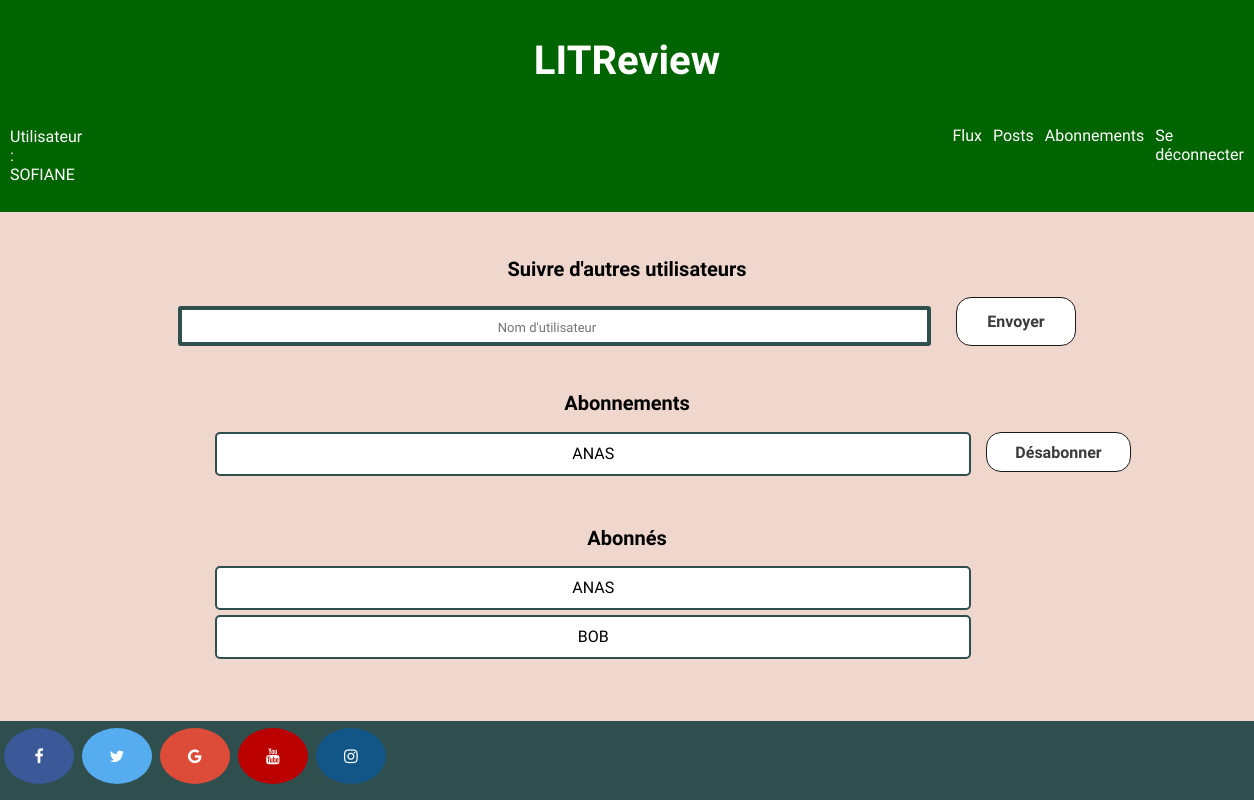
/subscriptions/ (signed in), run on an earlier commit of the app's database.
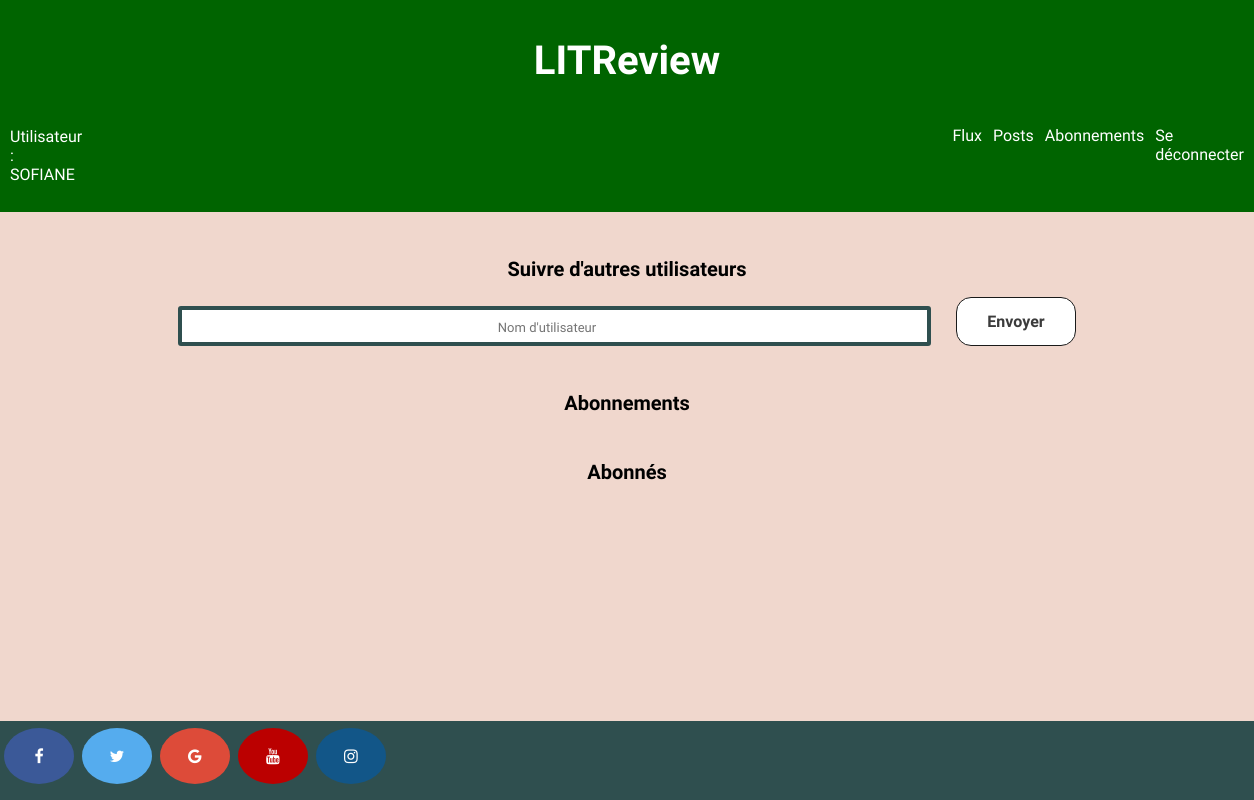
And on a later commit of the database.
### reviews/models.py (models this page shows, shortened)
class UserFollows(models.Model):
    user = models.ForeignKey(to=User, on_delete=models.CASCADE, related_name='following')
    followed_user = models.ForeignKey(to=User, on_delete=models.CASCADE, related_name='followed_by')
    class Meta:
        unique_together = ('user', 'followed_user', )
        verbose_name_plural = 'Users Follow'

### reviews/views.py (the view, shortened to what this page needs)
# urls.py: path('subscriptions/', reviews.views.user_follows, name='subscriptions'),
@login_required
def user_follows(request):
    form = FollowForm()
    user = request.user
    followers = user.followed_by.all()
    following = user.following.all()
    return render(request, 'reviews/subscriptions.html', context=locals())

### reviews/forms.py
class FollowForm(forms.ModelForm):
    class Meta:
        model = models.UserFollows
        fields = ['followed_user']
        labels = {'followed_user': 'suivre'}

### reviews/templates/reviews/subscriptions.html (shortened to what this page needs)
{% extends 'base.html' %}
{% block content %}
<h2> Suivre d'autres utilisateurs </h2>
<form method=POST action="{% url 'search-user' %}">
    <div class="cont">
        <input class="searchbar" type="search" placeholder="Nom d'utilisateur" aria-label="Search" name="searched">
        <button class="followers" type="submit" >Envoyer</button>
    </div>
</form>
<h2> Abonnements </h2>
        {% for foll in following %}
            <div class="borderfollowed">
                <div class="tdbtn">
                {{foll.followed_user.username}}
                </div>
                <a href="{% url 'unfollow' foll.id %}"><button class="followers send">Désabonner</button></a>
            </div>
        {% endfor %}
<h2> Abonnés </h2>
        {% for follower in followers %}
            <div class="borderfollowed">
                <div class="tdbtn">
                {{follower.user.username}}
                </div>
            </div>
        {% endfor %}
{% endblock content %}

### templates/base.html (shortened to what this page needs)
{% load static %}
<html>
    <head>
        <link rel="stylesheet" href="{% static 'authentication/styles.css' %}" />
        <link rel="stylesheet" href="https://cdnjs.cloudflare.com/ajax/libs/font-awesome/4.7.0/css/font-awesome.min.css">
    </head>
    <body>
        <header>
            <h1 class="title"> LITReview  </h1>
            <div class="headernavuser">
                <p class="user"> Utilisateur : {{user.username}}</p>
                <nav class="box">
                    <a class="menu" href="{% url 'feed' %}">Flux</a>
                    <a class="menu" href="{% url 'my_posts' %}">Posts</a>
                    <a class="menu" href="{% url 'subscriptions' %}">Abonnements</a>
                    {% if user.is_authenticated %}
                        <a class="menu" href="{% url 'home' %}">Se déconnecter</a>
                    {% endif %}
                </nav>
            </div>
        </header>
        <main>
             {% block content %}{% endblock %}
        </main>
        <footer>
            <a href="#" class="fa fa-facebook socialnet"></a>
            <a href="#" class="fa fa-twitter socialnet"></a>
            <a href="#" class="fa fa-google socialnet"></a>
            <a href="#" class="fa fa-youtube socialnet"></a>
            <a href="#" class="fa fa-instagram socialnet"></a>
        </footer>
    </body>
</html>

### authentication/static/authentication/styles.css (style rules this page uses)
header { border-bottom: 2px solid darkgreen; padding:10px; background-color: darkgreen; }
.headernavuser { display: flex; flex-direction: row; }
.user { margin-right: 220px; color: white; }
.title { color: white; }
body { margin:0; min-height: 100vh; display: flex; flex-direction: column; font-family: 'Comfortaa', cursive; background-repeat: no-repeat; background-attachment: fixed; background-size: cover; background-color: #F0D7CD; }
footer { margin-top: auto; border: 2px solid #2F4F4F; background-color: #2F4F4F; width: 100%; height: 75px; bottom: 0; left: 0; right: 0; }
h1 { font-family: 'Comfortaa', cursive; color: black; text-align: center; font-size: 40px; }
h2 { text-align: center; font-size: 20px; margin-top: 45px; color: black; }
nav { margin-left: 200px; }
.menu { color: white; text-decoration: none; font-size: 16px; }
.box { display: flex; gap: 11px; margin-left: 650px; margin-bottom: 5px; margin-top: 15px; }
.fa { padding: 20px; font-size: 30px; width: 30px; text-align: center; text-decoration: none; margin: 5px 2px; border-radius: 50%; }
.fa-facebook { background: #3B5998; color: white; }
.fa-twitter { background: #55ACEE; color: white; }
.fa-google { background: #dd4b39; color: white; }
.fa-youtube { background: #bb0000; color: white; }
.fa-instagram { background: #125688; color: white; }
button { font-family: 'Comfortaa', cursive; appearance: none; background-color: white; border: 1px solid #1A1A1A; border-radius: 15px; box-sizing: border-box; color: #3B3B3B; cursor: pointer; display: inline-block; font-size: 16px; font-weight: 600; line-height: normal; margin-left: 30%; min-height: 40px; min-width: 0; outline: none; padding: auto; text-align: center; text-decoration: none; transition: all 300ms cubic-bezier(.23, 1, 0.32, 1); user-select: none; -webkit-user-select: none; touch-action: manipulation; width: 40%; will-change: transform; }
.followers { width: 120px; margin-left: 10px; }
.searchbar { width: 60%; height: 40px; margin-right: 15px; margin-top: 9px; border-color: #2F4F4F; }
input, textarea { border: 4px solid #2F4F4F; border-radius: 3px; text-align: center; font-family: 'Comfortaa', cursive; font-size: 1em; }
.cont { display: flex; flex-direction: row; justify-content: center; }
::placeholder { text-align: center; font-family: 'Comfortaa', cursive; font-size: 1em; }
::placeholder { font-size: 13px; }

What changed in the data, as far as the page shows it:
removed UserFollows: followed_user.username "ANAS", shown under "Abonnements"
removed UserFollows: user.username "ANAS", shown under "Abonnés"
removed UserFollows: user.username "BOB", shown under "Abonnés"
